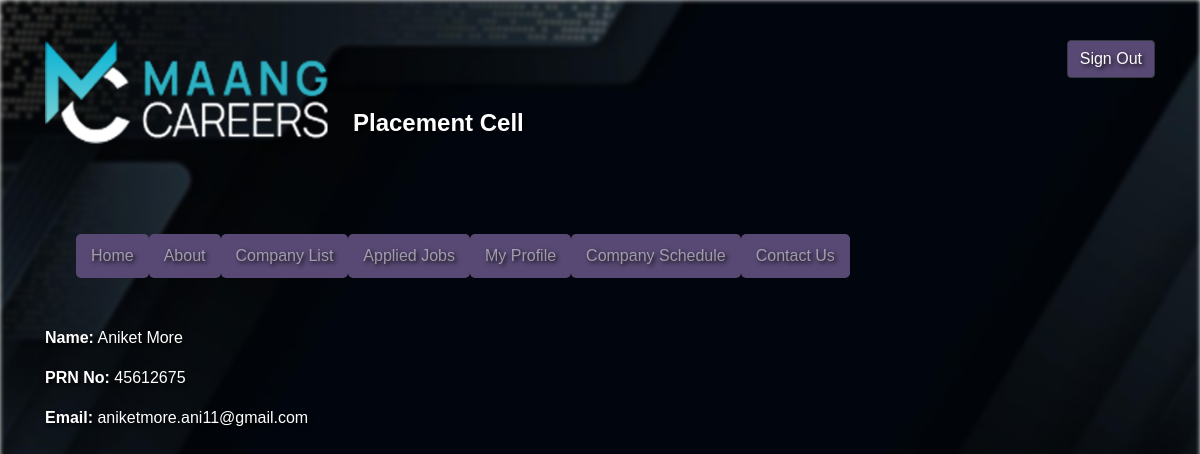
The app's page /student/dashboard (signed in) with its own data.
### tables this page shows
CREATE TABLE student_list (
    ID INTEGER PRIMARY KEY AUTOINCREMENT,
    username TEXT,
    Name TEXT,
    PRN TEXT,
    Email TEXT,
    password TEXT,
    Contact_Number TEXT,
    Department TEXT,
    Resume TEXT,
    Birthdate TEXT,
    Course TEXT,
    Address TEXT,
    CGPA REAL,
    Gender TEXT,
    Interest TEXT,
    applied_company TEXT, company_date TEXT, academic_year TEXT,
    FOREIGN KEY (applied_company) REFERENCES companies(company_name)
);

### app.py (the view)
@app.route('/student/dashboard')
@login_required
def student_dashboard():
    current_username = current_user.username
    conn = sqlite3.connect('Database/placement_system.db')
    cursor = conn.cursor()
    cursor.execute("SELECT Name, PRN, Email FROM student_list WHERE Username=?", (current_username,))
    student_info = cursor.fetchone()
    return render_template('Student_Home.html', student_info=student_info)

### app.py (called while the page is built)
@login_manager.user_loader
def load_user(user_id):
    conn = sqlite3.connect('Database/placement_system.db')
    cursor = conn.cursor()
    cursor.execute("SELECT Username FROM users WHERE id=?", (user_id,))
    username = cursor.fetchone()[0]
    conn.close()
    return User(user_id, username)

### templates/Student_Home.html (shortened to what this page needs)
<!DOCTYPE html>
<html lang="en">
<head>
<link href="https://stackpath.bootstrapcdn.com/bootstrap/4.5.2/css/bootstrap.min.css" rel="stylesheet">
</head>
<body>
<div class="container">
    <div class="row">
        <div class="col-md-6">
            <div class="logo d-flex align-items-center">
                <img src="{{ url_for('static', filename='college_logo.png') }}" alt="College Logo" class="mr-2">
                <div class="college-info">Placement Cell</div>
            </div>
        </div>
        <div class="col-md-6 text-right">
            <a href="{{ url_for('logout') }}" class="btn btn-outline-dark signout">Sign Out</a>
        </div>
    </div>
    <nav class="navbar navbar-expand-lg navbar-dark ">
        <div class="container">
            <ul class="navbar-nav mr-auto">
                <li class="nav-item"><a class="nav-link" href="{{ url_for('student_dashboard') }}">Home</a></li>
                <li class="nav-item"><a class="nav-link" href="{{ url_for('about_page') }}">About</a></li>
                <li class="nav-item"><a class="nav-link" href="{{ url_for('company_list') }}">Company List</a></li>
                <li class="nav-item"><a class="nav-link" href="{{ url_for('applied_jobs') }}">Applied Jobs</a></li>
                <li class="nav-item"><a class="nav-link" href="{{ url_for('profile') }}">My Profile</a></li>
                <li class="nav-item"><a class="nav-link" href="{{ url_for('student_schedule') }}">Company Schedule</a></li>
                <li class="nav-item"><a class="nav-link" href="{{ url_for('contact_us_page') }}">Contact Us</a></li>
            </ul>
        </div>
    </nav>
    <div class="student-info">
        <p><strong>Name:</strong> {{ student_info[0] }}</p>
        <p><strong>PRN No:</strong> {{ student_info[1] }}</p>
        <p><strong>Email:</strong> {{ student_info[2] }}</p>
    </div>
</div>
</body>
</html>

### templates/Student_Home.html (style rules this page uses)
body { font-family: Arial, sans-serif; background-color: #f0f0f0; padding-top: 20px; position: relative; }
body::before { content: ''; position: fixed; top: 0; left: 0; right: 0; bottom: 0; background-image: url('../static/photo.jpg'); background-size: cover; background-position: center; filter: blur(2px); z-index: -1; }
.container { margin-top: 20px; position: relative; z-index: 1; color: white; text-shadow: 2px 2px 4px rgba(0, 0, 0, 0.9); }
.logo img { width: 300px; margin-bottom: 35px; }
.signout { color: rgb(255, 252, 252); background-color: #584974; }
.student-info { margin-bottom: 100px; margin-top: 40px; }
.student-info p { color: white; }
.navbar-dark .navbar-nav .nav-link { background-color: #584974; padding: 10px 15px; border-radius: 5px; }
.college-info { font-size: 24px; font-weight: bold; }

### records on screen
student_list: Name "Aniket More", PRN "45612675", Email "aniketmore.ani11@gmail.com"
